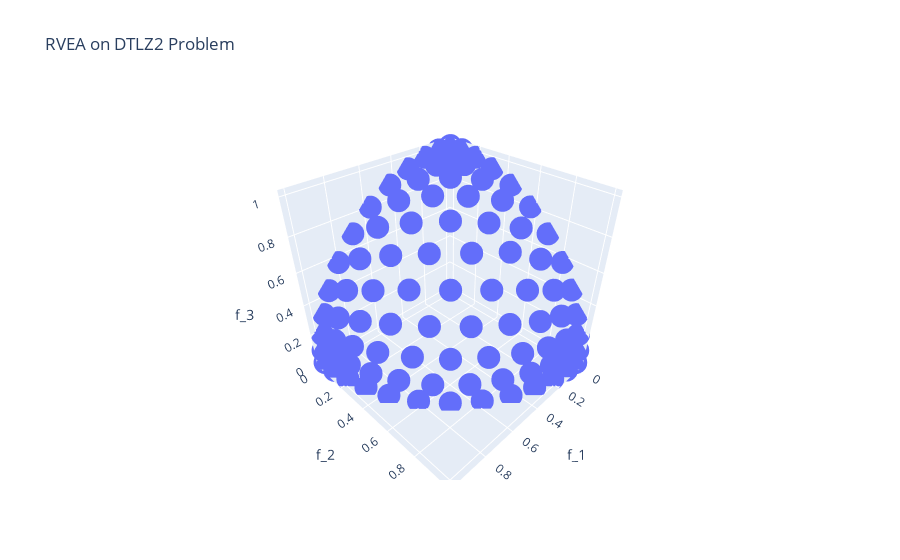

The code cell stored with this chart in its notebook:
### Code cell
ex.scatter_3d(
    results.optimal_outputs,
    x="f_1",
    y="f_2",
    z="f_3",
    title="RVEA on DTLZ2 Problem",
)
